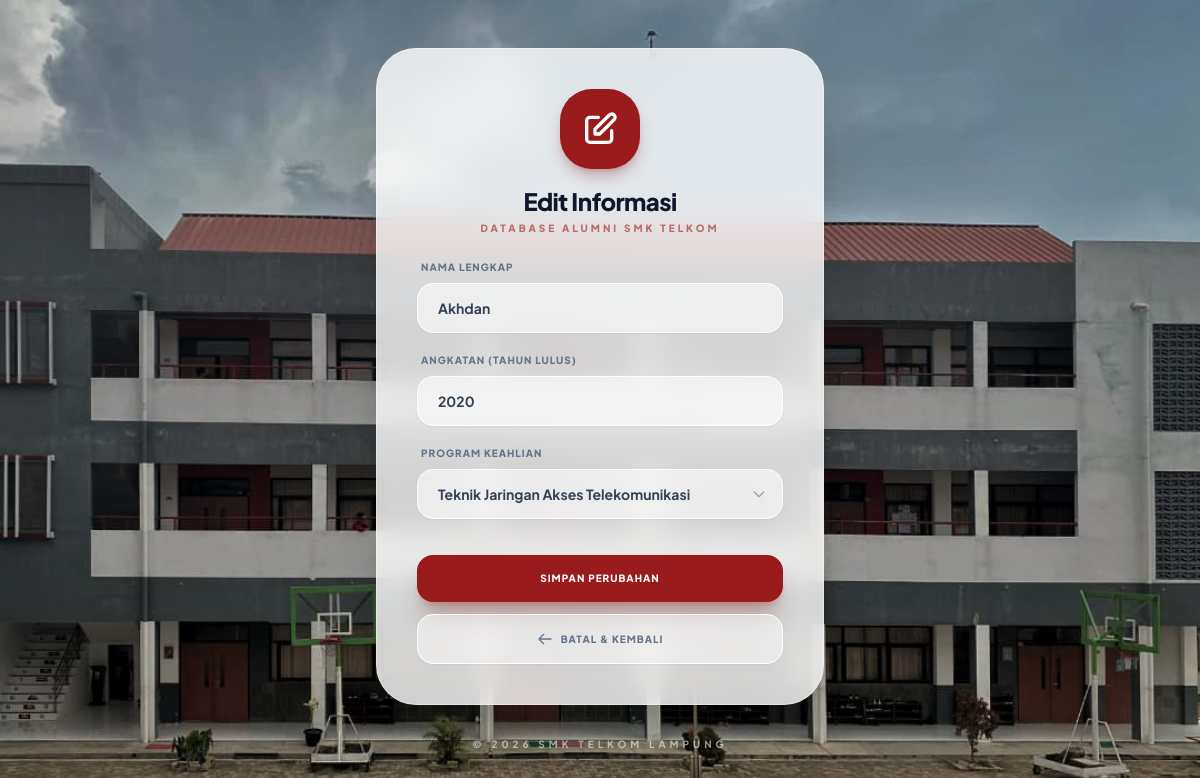
The page /edit.php?id=23 (signed in) on the database its author committed.
### tables this page shows
CREATE TABLE `alumni` (
  `id_alumni` int(11) NOT NULL,
  `id_user` int(11) DEFAULT NULL,
  `nama` varchar(50) NOT NULL,
  `angkatan` int(11) NOT NULL,
  `foto` varchar(255) DEFAULT 'default.png',
  `jurusan` varchar(50) NOT NULL
);

### edit.php (the view, shortened to what this page needs)
<?php
include 'koneksi.php';
$id = mysqli_real_escape_string($koneksi, $_GET['id']);
$query_data = mysqli_query($koneksi, "SELECT * FROM alumni WHERE id_alumni='$id'");
$d = mysqli_fetch_assoc($query_data);
?>
<!DOCTYPE html>
<html lang="id">
<head>
    <script src="https://cdn.tailwindcss.com"></script>
</head>
<body class="flex items-center justify-center min-h-screen p-6">
    <div class="w-full max-w-md">
        <div class="glass-card rounded-[2.5rem] shadow-2xl overflow-hidden border border-white/40">
            <div class="pt-10 pb-6 text-center">
                <div class="inline-flex items-center justify-center w-20 h-20 bg-red-800 text-white rounded-[2rem] mb-4 shadow-lg shadow-red-900/30">
                    <svg class="w-10 h-10" fill="none" stroke="currentColor" viewBox="0 0 24 24">
                        <path stroke-linecap="round" stroke-linejoin="round" stroke-width="2" d="M11 5H6a2 2 0 00-2 2v11a2 2 0 002 2h11a2 2 0 002-2v-5m-1.414-9.414a2 2 0 112.828 2.828L11.828 15H9v-2.828l8.586-8.586z"></path>
                    </svg>
                </div>
                <h2 class="text-2xl font-extrabold text-slate-900 tracking-tight">Edit Informasi</h2>
                <p class="text-[10px] font-black text-red-800/60 uppercase tracking-[0.3em] mt-1">Database Alumni SMK Telkom</p>
            </div>
            <div class="px-10 pb-10">
                <form method="POST" class="space-y-5">
                    <div>
                        <label class="block text-[10px] font-black text-slate-500 mb-2 ml-1 uppercase tracking-widest">Nama Lengkap</label>
                        <input type="text" name="nama" value="<?= htmlspecialchars($d['nama']); ?>" required
                            class="w-full px-5 py-3.5 bg-white/60 border border-white focus:bg-white focus:outline-none focus:ring-4 focus:ring-red-100 focus:border-red-800 rounded-2xl transition-all text-sm font-bold text-slate-700 shadow-sm">
                    </div>
                    <div>
                        <label class="block text-[10px] font-black text-slate-500 mb-2 ml-1 uppercase tracking-widest">Angkatan (Tahun Lulus)</label>
                        <input type="number" name="angkatan" value="<?= htmlspecialchars($d['angkatan']); ?>" required
                            class="w-full px-5 py-3.5 bg-white/60 border border-white focus:bg-white focus:outline-none focus:ring-4 focus:ring-red-100 focus:border-red-800 rounded-2xl transition-all text-sm font-bold text-slate-700 shadow-sm">
                    </div>
                    <div>
                        <label class="block text-[10px] font-black text-slate-500 mb-2 ml-1 uppercase tracking-widest">Program Keahlian</label>
                        <div class="relative">
                            <select name="jurusan" required
                                class="w-full px-5 py-3.5 bg-white/60 border border-white focus:bg-white focus:outline-none focus:ring-4 focus:ring-red-100 focus:border-red-800 rounded-2xl transition-all text-sm font-bold text-slate-700 shadow-sm appearance-none cursor-pointer">
                                <option value="Teknik Jaringan Akses Telekomunikasi" <?= ($d['jurusan'] == 'Teknik Jaringan Akses Telekomunikasi') ? 'selected' : ''; ?>>Teknik Jaringan Akses Telekomunikasi</option>
                            </select>
                            <div class="absolute right-4 top-1/2 -translate-y-1/2 pointer-events-none text-slate-400">
                                <svg class="w-4 h-4" fill="none" stroke="currentColor" viewBox="0 0 24 24"><path stroke-linecap="round" stroke-linejoin="round" stroke-width="2" d="M19 9l-7 7-7-7"></path></svg>
                            </div>
                        </div>
                    </div>
                    <div class="pt-4 flex flex-col gap-3">
                        <button type="submit" name="submit"
                            class="w-full bg-red-800 text-white py-4 rounded-2xl font-black hover:bg-red-900 transition-all shadow-xl shadow-red-900/30 uppercase tracking-widest text-[10px] active:scale-95">
                            Simpan Perubahan
                        </button>
                        <a href="<?= ($_SESSION['role'] == 'admin' || $_SESSION['role'] == 'superadmin') ? 'dashboard_admin.php' : 'dashboard_user.php'; ?>"
                            class="w-full text-center bg-white/50 text-slate-500 py-4 rounded-2xl font-black text-[10px] uppercase tracking-widest hover:bg-white hover:text-slate-800 transition-all border border-white shadow-sm flex items-center justify-center gap-2">
                            <svg class="w-4 h-4" fill="none" stroke="currentColor" viewBox="0 0 24 24">
                                <path stroke-linecap="round" stroke-linejoin="round" stroke-width="2" d="M10 19l-7-7m0 0l7-7m-7 7h18"></path>
                            </svg>
                            Batal & Kembali
                        </a>
                    </div>
                </form>
            </div>
        </div>
        <p class="text-center text-white/60 text-[10px] font-bold uppercase tracking-[0.4em] mt-8">
            © 2026 SMK Telkom Lampung
        </p>
    </div>
</body>
</html>

### edit.php (style rules this page uses)
body { font-family: 'Plus Jakarta Sans', sans-serif; background-image: url('img/Telkom.jpeg'); background-size: cover; background-position: center; background-attachment: fixed; }
.glass-card { background: rgba(255, 255, 255, 0.8) !important; backdrop-filter: blur(15px) saturate(160%); -webkit-backdrop-filter: blur(15px) saturate(160%); }

### rows shown on the page
alumni: nama "Akhdan", angkatan "2020", jurusan "Teknik Jaringan Akses Telekomunikasi"
